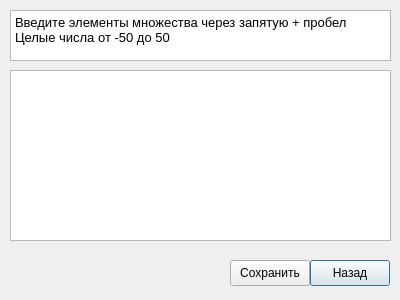
<?xml version="1.0" encoding="UTF-8"?>
<ui version="4.0">
 <class>InputElements</class>
 <widget class="QDialog" name="InputElements">
  <property name="geometry">
   <rect>
    <x>0</x>
    <y>0</y>
    <width>400</width>
    <height>300</height>
   </rect>
  </property>
  <property name="windowTitle">
   <string>Ввод множества</string>
  </property>
  <widget class="QTextEdit" name="infoTextEdit">
   <property name="geometry">
    <rect>
     <x>10</x>
     <y>10</y>
     <width>381</width>
     <height>51</height>
    </rect>
   </property>
   <property name="styleSheet">
    <string notr="true">w</string>
   </property>
   <property name="html">
    <string>&lt;!DOCTYPE HTML PUBLIC &quot;-//W3C//DTD HTML 4.0//EN&quot; &quot;http://www.w3.org/TR/REC-html40/strict.dtd&quot;&gt;
&lt;html&gt;&lt;head&gt;&lt;meta name=&quot;qrichtext&quot; content=&quot;1&quot; /&gt;&lt;meta charset=&quot;utf-8&quot; /&gt;&lt;style type=&quot;text/css&quot;&gt;
p, li { white-space: pre-wrap; }
hr { height: 1px; border-width: 0; }
li.unchecked::marker { content: &quot;\2610&quot;; }
li.checked::marker { content: &quot;\2612&quot;; }
&lt;/style&gt;&lt;/head&gt;&lt;body style=&quot; font-family:'Noto Sans'; font-size:10pt; font-weight:400; font-style:normal;&quot;&gt;
&lt;p style=&quot; margin-top:0px; margin-bottom:0px; margin-left:0px; margin-right:0px; -qt-block-indent:0; text-indent:0px;&quot;&gt;Введите элементы множества через запятую + пробел&lt;/p&gt;
&lt;p style=&quot; margin-top:0px; margin-bottom:0px; margin-left:0px; margin-right:0px; -qt-block-indent:0; text-indent:0px;&quot;&gt;Целые числа от -50 до 50&lt;/p&gt;&lt;/body&gt;&lt;/html&gt;</string>
   </property>
  </widget>
  <widget class="QTextEdit" name="inputTextEdit">
   <property name="geometry">
    <rect>
     <x>10</x>
     <y>70</y>
     <width>381</width>
     <height>171</height>
    </rect>
   </property>
   <property name="styleSheet">
    <string notr="true">w</string>
   </property>
   <property name="html">
    <string>&lt;!DOCTYPE HTML PUBLIC &quot;-//W3C//DTD HTML 4.0//EN&quot; &quot;http://www.w3.org/TR/REC-html40/strict.dtd&quot;&gt;
&lt;html&gt;&lt;head&gt;&lt;meta name=&quot;qrichtext&quot; content=&quot;1&quot; /&gt;&lt;meta charset=&quot;utf-8&quot; /&gt;&lt;style type=&quot;text/css&quot;&gt;
p, li { white-space: pre-wrap; }
hr { height: 1px; border-width: 0; }
li.unchecked::marker { content: &quot;\2610&quot;; }
li.checked::marker { content: &quot;\2612&quot;; }
&lt;/style&gt;&lt;/head&gt;&lt;body style=&quot; font-family:'Noto Sans'; font-size:10pt; font-weight:400; font-style:normal;&quot;&gt;
&lt;p style=&quot;-qt-paragraph-type:empty; margin-top:0px; margin-bottom:0px; margin-left:0px; margin-right:0px; -qt-block-indent:0; text-indent:0px;&quot;&gt;&lt;br /&gt;&lt;/p&gt;&lt;/body&gt;&lt;/html&gt;</string>
   </property>
  </widget>
  <widget class="QPushButton" name="backBtn">
   <property name="geometry">
    <rect>
     <x>310</x>
     <y>260</y>
     <width>80</width>
     <height>26</height>
    </rect>
   </property>
   <property name="text">
    <string>Назад</string>
   </property>
  </widget>
  <widget class="QPushButton" name="saveBtn">
   <property name="geometry">
    <rect>
     <x>230</x>
     <y>260</y>
     <width>80</width>
     <height>26</height>
    </rect>
   </property>
   <property name="text">
    <string>Сохранить</string>
   </property>
  </widget>
 </widget>
 <resources/>
 <connections/>
</ui>
